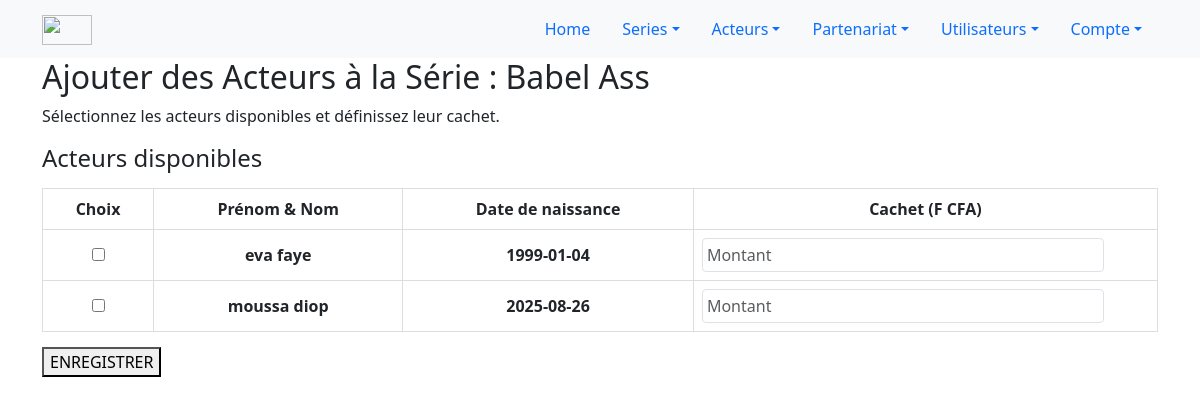
The app's page /public/appManager/acteur/serie_acteur.php?id_serie=3 (signed in) with its own data.
### tables this page shows
CREATE TABLE IF NOT EXISTS `series` (
  `id` int NOT NULL AUTO_INCREMENT,
  `titre` varchar(150) NOT NULL,
  `description` text,
  `logo` varchar(255) DEFAULT NULL,
  `date_sortie` date DEFAULT NULL,
  `type` varchar(100) DEFAULT NULL,
  `budget` decimal(10,0) NOT NULL,
  `projet_id` int DEFAULT NULL,
  PRIMARY KEY (`id`),
  KEY `projet_id` (`projet_id`)
);

CREATE TABLE IF NOT EXISTS `acteurs` (
  `id` int NOT NULL AUTO_INCREMENT,
  `nom` varchar(100) NOT NULL,
  `prenom` varchar(100) DEFAULT NULL,
  `date_naissance` date DEFAULT NULL,
  `contact` varchar(50) DEFAULT NULL,
  `adresse` varchar(50) DEFAULT NULL,
  `photo` varchar(255) DEFAULT NULL,
  `cv_file` varchar(255) DEFAULT NULL,
  `projet_id` int DEFAULT NULL,
  PRIMARY KEY (`id`),
  KEY `projet_id` (`projet_id`)
);

### config/fonction.php (called while the page is built, shortened)
<?php
function connexionBD()
{
    $host = "localhost";
    $user = "root";
    $pass = "";
    $db   = "evenprod_db";
    $connexion = mysqli_connect($host, $user, $pass, $db);
    mysqli_set_charset($connexion, "utf8mb4");
    return $connexion;
}
$connexion = connexionBD();
function getSerieById($serieId) {
    global $connexion;
    $serieId = (int)$serieId;
    $sql = "SELECT * FROM series WHERE id = $serieId";
    $res = mysqli_query($connexion, $sql);
    return mysqli_fetch_assoc($res);
}
function getActeursNotInSerie($serieId)
{
    global $connexion;
    $serieId = (int)$serieId;
    $sql = "
        SELECT a.*
        FROM acteurs a
        WHERE a.id NOT IN (
            SELECT sa.acteur_id
            FROM serie_acteur sa
            WHERE sa.serie_id = $serieId
        )
    ";
    $result = mysqli_query($connexion, $sql);
    $acteurs = [];
    if ($result && mysqli_num_rows($result) > 0) {
        while ($row = mysqli_fetch_assoc($result)) {
            $acteurs[] = $row;
        }
    }
    return $acteurs;
}
?>

### public/appManager/acteur/serie_acteur.php (the view, shortened to what this page needs)
<?php
include '../../../config/fonction.php';
$id = $_GET['id_serie'] ?? 0;
$serie = getSerieById($id);
$acteurs = getActeursNotInSerie($id);
?>
<?php
include '../../../includes/header.php';
?>
<head>
    <link rel="stylesheet" href="<?php echo $url_base; ?>pages/acteur/add.css">
    <link rel="stylesheet"
          href="https://cdnjs.cloudflare.com/ajax/libs/font-awesome/5.12.1/css/all.min.css"
 />
</head>
<section class="section gray-bg">
    <div class="container">
        <div class="section-title">
            <h2>Ajouter des Acteurs à la Série : <?php echo htmlspecialchars($serie['titre'] ?? ''); ?></h2>
            <p>Sélectionnez les acteurs disponibles et définissez leur cachet.</p>
        </div>
        <div class="contact-form">
            <form action="serie_acteur?id_serie=<?php echo htmlspecialchars($serie['id'])?>" method="post" class="contactform contact_form" id="actorForm">
                <h4>Acteurs disponibles</h4>
                <table class="invoice-table" id="actorTable">
                    <thead>
                        <tr>
                            <th>Choix</th>
                            <th>Prénom & Nom</th>
                            <th>Date de naissance</th>
                            <th>Cachet (F CFA)</th>
                        </tr>
                    </thead>
                    <tbody>
                        <?php if (!empty($acteurs)) : ?>
                            <?php foreach ($acteurs as $acteur) : ?>
                                <tr>
                                    <td><input type="checkbox" name="acteurs[]" value="<?php echo $acteur['id']; ?>"></td>
                                    <td><strong><?php echo htmlspecialchars($acteur['prenom']); ?> <?php echo htmlspecialchars($acteur['nom']); ?></strong></td>
                                    <td><strong><?php echo htmlspecialchars($acteur['date_naissance']); ?></strong></td>
                                    <td><input type="number" name="cachet[<?php echo $acteur['id']; ?>]" placeholder="Montant" min="0" class="form-control"></td>
                                </tr>
                            <?php endforeach; ?>
                        <?php else : ?>
                            <tr>
                                <td colspan="4">Tous les acteurs sont déjà associés à cette série 🎬</td>
                            </tr>
                        <?php endif; ?>
                    </tbody>
                </table>
                <div class="form-group" style="margin-top:15px;">
                    <button type="submit" class="px-btn theme">
                        <span>ENREGISTRER</span> <i class="arrow"></i>
                    </button>
                </div>
            </form>
        </div>
    </div>
</section>

### public/appManager/acteur/serie_acteur.php (style rules this page uses)
.invoice-table { width: 100%; margin-top: 15px; border-collapse: collapse; }
.invoice-table th, .invoice-table td { padding: 8px; border: 1px solid #ddd; text-align: center; }
.invoice-table input[type="number"] { width: 90%; padding: 4px; border-radius: 4px; }

### records on screen
series: titre "Babel Ass"
acteurs: prenom "eva", nom "faye", date_naissance "1999-01-04"
acteurs: prenom "moussa", nom "diop", date_naissance "2025-08-26"
